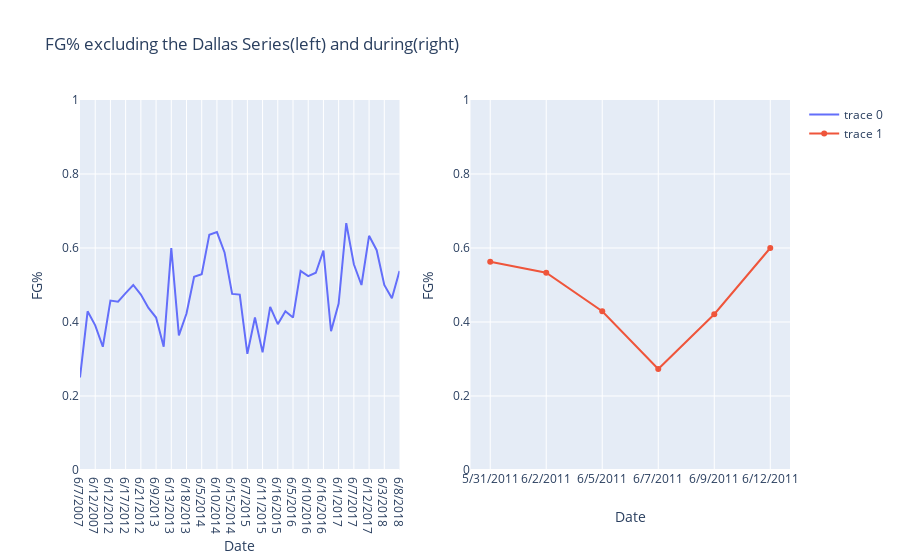

Here is the notebook cell this chart was saved with:
### Code cell
from plotly.subplots import make_subplots
import plotly.graph_objects as go
fig = make_subplots(rows=1, cols=2)

fig.add_trace(
    go.Scatter(x=df2.Date, y=df2["FG%"]),
    row=1, col=1
)

fig.add_trace(
    go.Scatter(x=df3.Date, y=df3["FG%"]),
    row=1, col=2
)
fig.update_yaxes(range=[0,1])


fig.update_layout(
    title_text=("FG% excluding the Dallas Series(left) and during(right)")
)
fig.update_xaxes(title_text="Date", row=1, col=1)
fig.update_xaxes(title_text="Date", row=1, col=2)
fig.update_yaxes(title_text="FG%")
fig.show()
#Field goal percentages across all NBA Finals games by Lebron James are actually very consistent with one another.

### Figure 1 — Plotly figure (JSON) as saved in the notebook; plotly's stock layout.template omitted (floating-point values rounded to 4 significant figures)
{"data": [{"type": "scatter", "x": ["6/7/2007", "6/10/2007", "6/12/2007", "6/14/2007", "6/12/2012", "6/14/2012", "6/17/2012", "6/19/2012", "6/21/2012", "6/6/2013", "6/9/2013", "6/11/2013", "6/13/2013", "6/16/2013", "6/18/2013", "6/20/2013", "6/5/2014", "6/8/2014", "6/10/2014", "6/12/2014", "6/15/2014", "6/4/2015", "6/7/2015", "6/9/2015", "6/11/2015", "6/14/2015", "6/16/2015", "6/2/2016", "6/5/2016", "6/8/2016", "6/10/2016", "6/13/2016", "6/16/2016", "6/19/2016", "6/1/2017", "6/4/2017", "6/7/2017", "6/9/2017", "6/12/2017", "5/31/2018", "6/3/2018", "6/6/2018", "6/8/2018"], "xaxis": "x", "y": [0.25, 0.429, 0.391, 0.333, 0.458, 0.455, 0.478, 0.5, 0.474, 0.438, 0.412, 0.333, 0.6, 0.364, 0.423, 0.522, 0.529, 0.636, 0.643, 0.588, 0.476, 0.474, 0.314, 0.412, 0.318, 0.441, 0.394, 0.429, 0.412, 0.538, 0.524, 0.533, 0.593, 0.375, 0.45, 0.667, 0.556, 0.5, 0.633, 0.594, 0.5, 0.464, 0.538], "yaxis": "y"}, {"type": "scatter", "x": ["5/31/2011", "6/2/2011", "6/5/2011", "6/7/2011", "6/9/2011", "6/12/2011"], "xaxis": "x2", "y": [0.563, 0.533, 0.429, 0.273, 0.421, 0.6], "yaxis": "y2"}], "layout": {"title": {"text": "FG% excluding the Dallas Series(left) and during(right)"}, "xaxis": {"anchor": "y", "domain": [0, 0.45], "title": {"text": "Date"}}, "xaxis2": {"anchor": "y2", "domain": [0.55, 1], "title": {"text": "Date"}}, "yaxis": {"anchor": "x", "domain": [0, 1], "range": [0, 1], "title": {"text": "FG%"}}, "yaxis2": {"anchor": "x2", "domain": [0, 1], "range": [0, 1], "title": {"text": "FG%"}}}}
